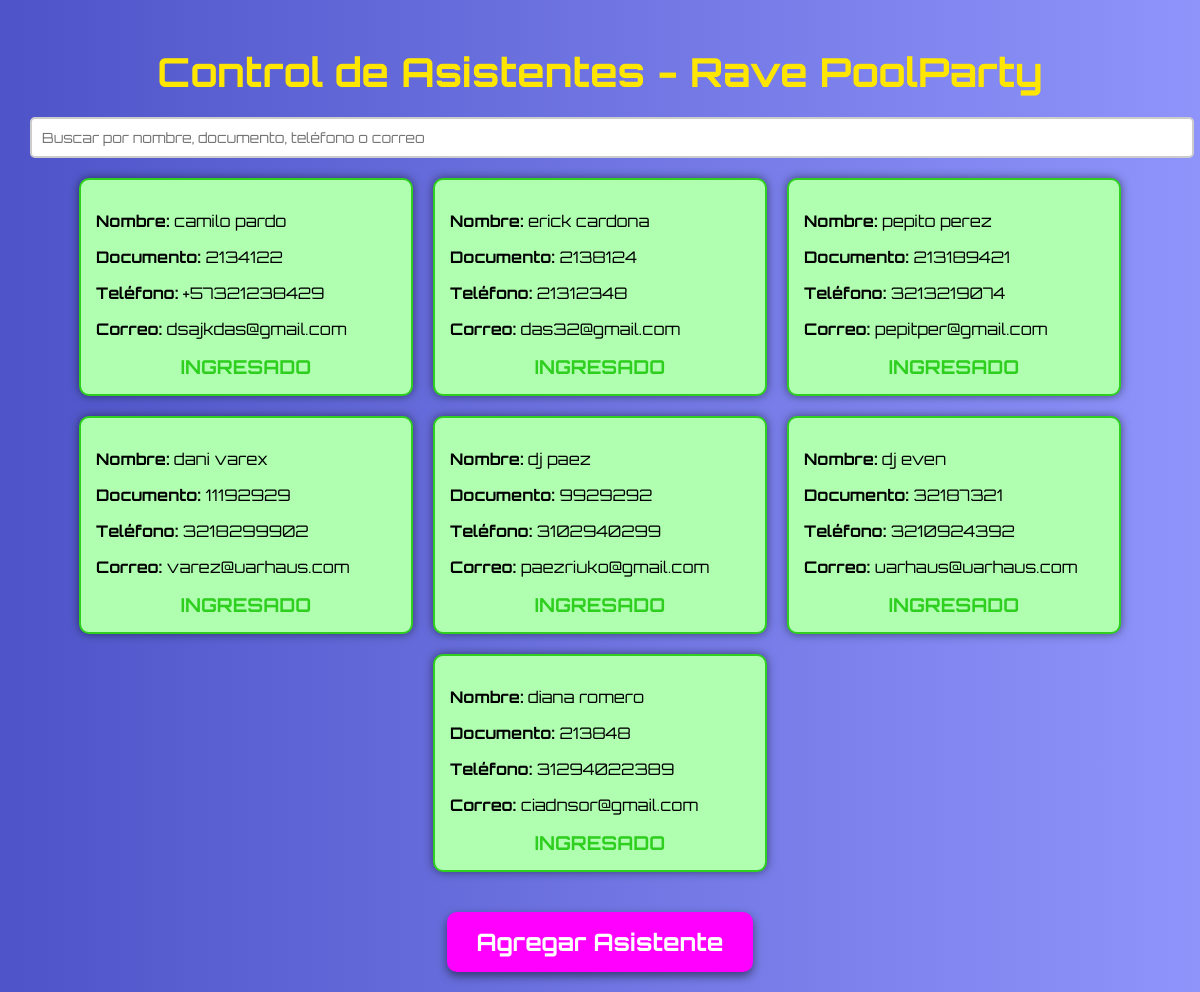
The page / (signed in) on the database its author committed.
### tables this page shows
CREATE TABLE asistentes (
    id INTEGER PRIMARY KEY AUTOINCREMENT,
    nombre TEXT NOT NULL,
    documento TEXT UNIQUE NOT NULL,
    telefono TEXT NOT NULL,
    correo TEXT NOT NULL,
    ingreso BOOLEAN DEFAULT 0
);

### app.py (the view)
    def wrapper(*args, **kwargs):
        if 'user' not in session:
            return redirect('/login')
        return func(*args, **kwargs)

### app.py (called while the page is built)
def get_db_connection():
    conn = sqlite3.connect('asistentes.db')
    conn.row_factory = sqlite3.Row
    return conn

def login_required(func):
    def wrapper(*args, **kwargs):
        if 'user' not in session:
            return redirect('/login')
        return func(*args, **kwargs)
    wrapper.__name__ = func.__name__
    return wrapper

@app.route('/')
@login_required
def index():
    conn = get_db_connection()
    asistentes = conn.execute("SELECT * FROM asistentes").fetchall()
    conn.close()
    return render_template('index.html', asistentes=asistentes)

### templates/index.html (shortened to what this page needs)
<!DOCTYPE html>
<html lang="es">
<head>
    <link rel="stylesheet" href="/static/styles.css">
</head>
<body>
    <h1>Control de Asistentes - Rave PoolParty</h1>
    <input type="text" placeholder="Buscar por nombre, documento, teléfono o correo" oninput="search(this.value)">
    <div class="asistentes-container">
        {% for asistente in asistentes %}
        <div class="asistente {% if asistente['ingreso'] %}ingresado{% else %}no-ingresado{% endif %}">
            <p><strong>Nombre:</strong> {{ asistente['nombre'] }}</p>
            <p><strong>Documento:</strong> {{ asistente['documento'] }}</p>
            <p><strong>Teléfono:</strong> {{ asistente['telefono'] }}</p>
            <p><strong>Correo:</strong> {{ asistente['correo'] }}</p>
            <div class="button-container">
                {% if not asistente['ingreso'] %}
                <a href="/ingresar/{{ asistente['documento'] }}" class="btn-ingresar">Ingresar</a>
                {% else %}
                <strong>INGRESADO</strong>
                {% endif %}
            </div>
        </div>
        {% endfor %}
    </div>
    <a href="/add" class="btn-agregar">Agregar Asistente</a>
</body>
</html>

### static/styles.css (style rules this page uses)
body { font-family: 'Orbitron', sans-serif; background: linear-gradient(to right, #4e54c8, #8f94fb); color: white; text-align: center; padding: 20px; margin: 0; }
h1 { color: #ffe600; font-size: 2.5em; margin-bottom: 20px; }
input[type="text"] { margin: 10px; padding: 10px; font-size: 16px; width: 90%; border: 2px solid #ccc; border-radius: 5px; outline: none; font-family: 'Orbitron', sans-serif; }
.asistentes-container { display: flex; flex-wrap: wrap; justify-content: center; gap: 20px; margin: 20px auto; }
.asistente { background-color: white; color: black; border: 2px solid #ddd; border-radius: 10px; padding: 15px; width: calc(100% - 40px); max-width: 300px; box-shadow: 0px 0px 10px rgba(0, 0, 0, 0.5); text-align: left; }
.asistente.ingresado { border-color: #2fcf20; background-color: #b0ffb0; }
a { text-decoration: none; color: white; background-color: #2fcf20; padding: 5px 10px; border-radius: 5px; font-size: 1em; }
.btn-agregar { display: inline-block; margin-top: 20px; padding: 15px 30px; background-color: #ff00ff; color: white; border: none; border-radius: 10px; font-size: 1.5em; font-weight: bold; text-decoration: none; box-shadow: 0px 4px 10px rgba(0, 0, 0, 0.5); }
.button-container { text-align: center; margin-top: 15px; }
.button-container strong { font-size: 1.2em; font-weight: bold; color: #2fcf20; }
input[type="text"], input[type="email"], input[type="password"] { width: calc(100% - 20px); padding: 10px; font-size: 14px; border: 2px solid #ccc; border-radius: 5px; outline: none; display: block; }

### rows shown on the page
asistentes: nombre "camilo pardo", documento "2134122", telefono "+57321238429", correo "dsajkdas@gmail.com", ingreso "INGRESADO"
asistentes: nombre "erick cardona", documento "2138124", telefono "21312348", correo "das32@gmail.com", ingreso "INGRESADO"
asistentes: nombre "pepito perez", documento "213189421", telefono "3213219074", correo "pepitper@gmail.com", ingreso "INGRESADO"
asistentes: nombre "dani varex", documento "11192929", telefono "3218299902", correo "varez@uarhaus.com", ingreso "INGRESADO"
asistentes: nombre "dj paez", documento "9929292", telefono "3102940299", correo "paezriuko@gmail.com", ingreso "INGRESADO"
asistentes: nombre "dj even", documento "32187321", telefono "3210924392", correo "uarhaus@uarhaus.com", ingreso "INGRESADO"
asistentes: nombre "diana romero", documento "213848", telefono "31294022389", correo "ciadnsor@gmail.com", ingreso "INGRESADO"
